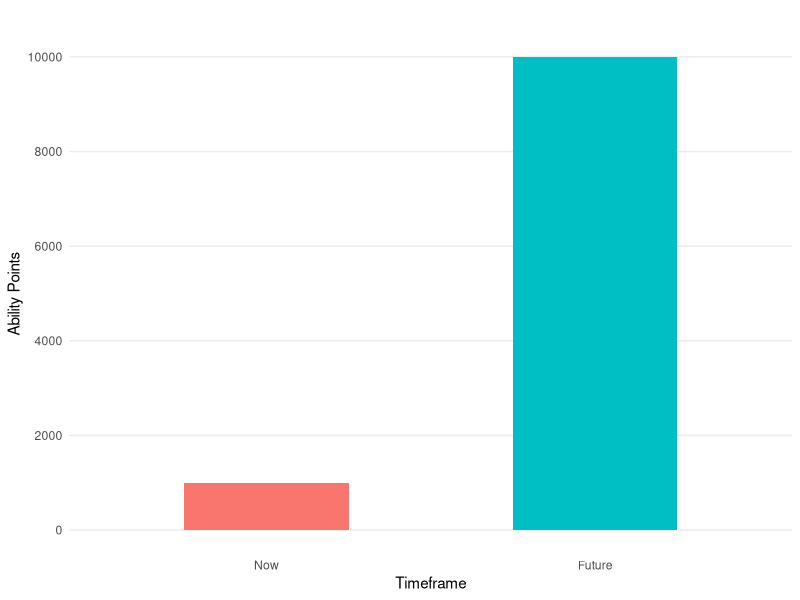

Source code (R):
## ---- chunk 1
library(tidyverse)
## ---- chunk 2
data <- data.frame(timeframe = factor(c("Now", "Future"), levels = c("Now", "Future")),
                   ability_points = c(1000, 10000))

ggplot(data, aes(x = timeframe, y = ability_points, fill = timeframe)) +
  geom_bar(stat = "identity", width = 0.5) +
  labs(title = "", x = "Timeframe", y = "Ability Points") +
  theme_minimal() +
  scale_y_continuous(breaks = seq(0,10000,2000)) +
  theme(
    panel.grid.major.x = element_blank(),
    panel.grid.minor.x = element_blank(),
    panel.grid.minor.y = element_blank(),
    legend.position = "none"
    )

